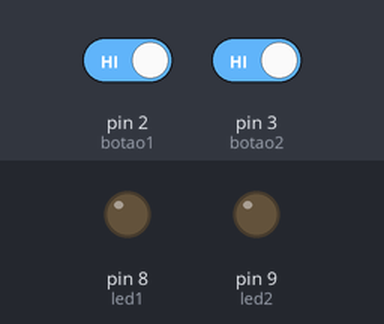
The sketch below on a simulated Arduino Uno, built with avr-gcc and run on an emulated ATmega328P. On the bench: output pins drawn as LEDs (lit = HIGH). Inputs (shaded band) come from the test bench; at power-on: pin 2 (botao1) HIGH, pin 3 (botao2) HIGH.

Above: at 1.2 s.
1.3 s: pin 2 (botao1) driven LOW and pin 3 (botao2) driven LOW
At 2.5 s:
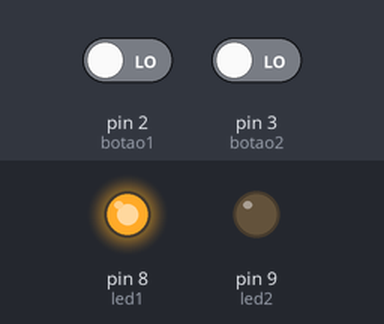
2.8 s: pin 2 (botao1) driven HIGH
At 3.7 s:
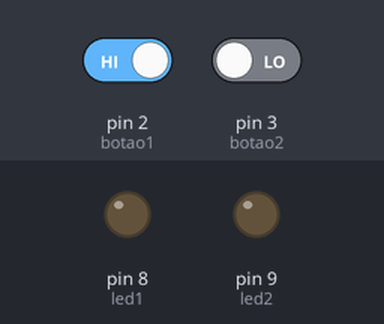
4.3 s: pin 2 (botao1) driven LOW
At 4.8 s:
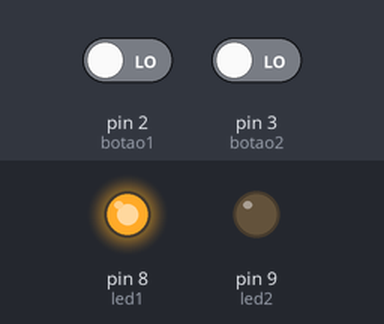
Timing chart, 0 to 7.3 s (numbered marks = the images above; inputs shaded):
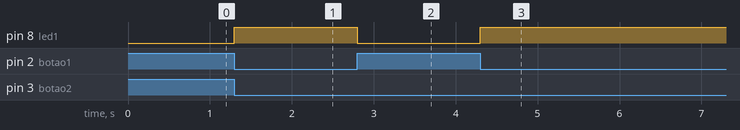

The sketch:

atividade3-bebedouro.ino
```cpp
#define led1 8
#define led2 9

#define botao1 2
#define botao2 3

void setup() {
  pinMode(led1, OUTPUT);
  pinMode(led2, OUTPUT);
  pinMode(botao1, INPUT);
  pinMode(botao2, INPUT);
}

void loop() {
  bool A = digitalRead(botao1);
  bool B = digitalRead(botao2);

  if ((A == 0) && (B == 0)) {
      digitalWrite(led1, HIGH);
    }
  if ((A == 0) && (B == 1)) {
      digitalWrite(led1, LOW);
    }
  if ((A == 1) && (B == 0)) {
      digitalWrite(led1, LOW);
    }
  if ((A == 1) && (B == 1)) {
      digitalWrite(led1, LOW);
    }
}
```

Measured:
- after the input at 1.3 s, pin 8 (led1): LOW → HIGH at once
- after the input at 2.8 s, pin 8 (led1): HIGH → LOW at once
- after the input at 4.3 s, pin 8 (led1): LOW → HIGH at once
